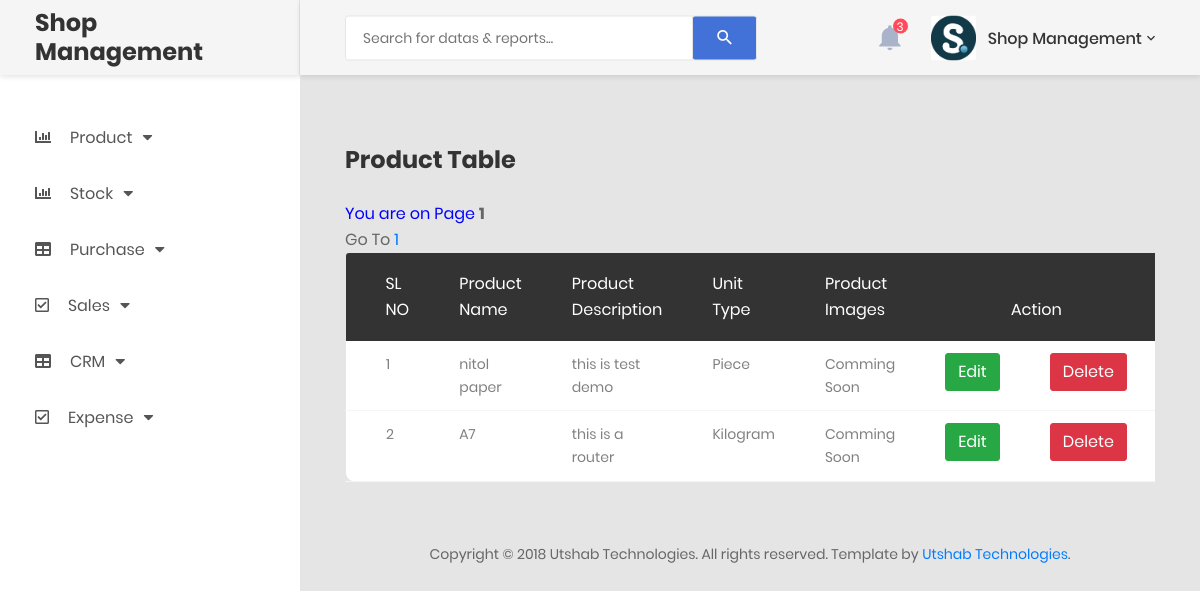
Screenshot of /view_product.php (signed in) with the database file from the repository.
### tables this page shows
CREATE TABLE `product` (
  `id` int(11) NOT NULL,
  `product_name` text NOT NULL,
  `product_description` varchar(200) NOT NULL,
  `unit_type` varchar(11) NOT NULL,
  `product_image` varchar(200) NOT NULL,
  `total_qty` varchar(200) NOT NULL
);

### view_product.php (the view, shortened to what this page needs)
<?php require 'include/header.php' ?>
            <div class="main-content">
                <div class="section__content section__content--p30">
                    <div class="container-fluid">
                            <div class="row m-t-30">
                            <div class="col-md-12">
                                <div class="table-responsive m-b-40">
                                    <table class="table table-borderless table-data3">
                                        <h3>Product Table</h3>
                                        <br>
                                        <thead>
                                            <tr>
                                                <th>SL NO</th>
                                                <th>Product Name</th>
                                                <th>Product Description</th>
                                                <th>Unit Type</th>
                                                <th>Product Images</th>
                                                <th colspan="2" style="text-align: center;">Action</th>
                                            </tr>
                                        </thead>
                                        <tbody>
                                             <?php
                                                $counter=0;
                                                $result_per_page=5;
                                                $query="select * from product";
                                                $query_run=mysqli_query($connect, $query);
                                                $number_of_result=mysqli_num_rows($query_run);
                                                $number_of_page=ceil($number_of_result/$result_per_page);
                                                if(!isset($_GET['page'])){
                                                    $page=1;
                                                }else{
                                                    $page=$_GET['page'];
                                                }
                                                echo '<span style="color:blue">You are on Page </span><b>'. $page.'</b><br>';
                                                $starting_limit_num=($page-1)*$result_per_page;
                                                $query="select * from product limit " .$starting_limit_num.",".$result_per_page;
                                                $query_run=mysqli_query($connect , $query);
                                                for($page=1;$page<=$number_of_page;$page++){
                                                echo 'Go To <a href="view_product.php?page=' .$page.' ">'. $page . '</a> ';
                                                 }
                                                while($row=mysqli_fetch_array($query_run)){
                                                    $counter++;
                                                ?>
                                            <tr>
                                                <td><?php echo $counter; ?></td>
                                                <td><?php echo $row['product_name']; ?></td>
                                                <td><?php echo $row['product_description']; ?></td>
                                                <td><?php echo $row['unit_type']; ?></td>
                                                <td><?php echo $row['product_image']; ?></td>
                                                <td><a href="inc.process/edit_product_process.php?id=<?php echo $row['id']; ?>"><button type="button" class="btn btn-success">Edit</button></a></td>
                                                <td ><a  class="btn btn-danger" href="inc.process/delete_product.php?id=<?php echo $row['id']; ?>"  >Delete</a></td>
                                            <?php
                                            } ?>
                                            </tr>
                                        </tbody>
                                    </table>
                                </div>
                            </div>
                        </div>
                        <div class="row">
                            <div class="col-md-12">
                                <div class="copyright">
                                    <p>Copyright © 2018 Utshab Technologies. All rights reserved. Template by <a href="https://colorlib.com">Utshab Technologies</a>.</p>
                                </div>
                            </div>
                        </div>
                    </div>
                </div>
            </div>
    <?php require 'include/footer.php' ?>

### rows the page displays
product: product_name "nitol paper", product_description "this is test demo", unit_type "Piece", product_image "Comming Soon"
product: product_name "A7", product_description "this is a router", unit_type "Kilogram", product_image "Comming Soon"

### other values shown
$page "1"
